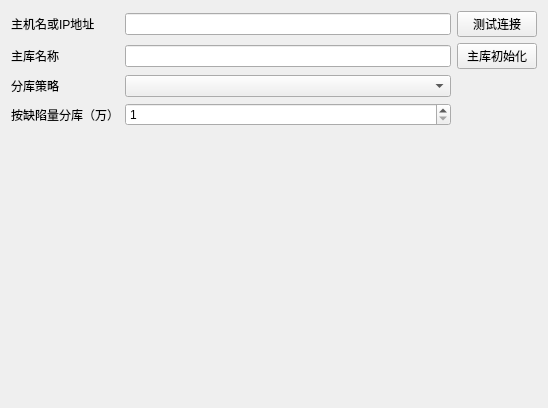
<?xml version="1.0" encoding="UTF-8"?>
<ui version="4.0">
 <class>Database</class>
 <widget class="QWidget" name="Database">
  <property name="geometry">
   <rect>
    <x>0</x>
    <y>0</y>
    <width>548</width>
    <height>408</height>
   </rect>
  </property>
  <property name="windowTitle">
   <string>Form</string>
  </property>
  <layout class="QGridLayout" name="gridLayout">
   <item row="0" column="0">
    <widget class="QLabel" name="lb_host_name">
     <property name="minimumSize">
      <size>
       <width>108</width>
       <height>0</height>
      </size>
     </property>
     <property name="text">
      <string>主机名或IP地址</string>
     </property>
    </widget>
   </item>
   <item row="0" column="1">
    <widget class="QLineEdit" name="lineEdit_hostName"/>
   </item>
   <item row="0" column="2">
    <widget class="QPushButton" name="btn_testLink">
     <property name="text">
      <string>测试连接</string>
     </property>
    </widget>
   </item>
   <item row="1" column="0">
    <widget class="QLabel" name="lb_db_name">
     <property name="minimumSize">
      <size>
       <width>108</width>
       <height>0</height>
      </size>
     </property>
     <property name="text">
      <string>主库名称</string>
     </property>
    </widget>
   </item>
   <item row="1" column="1">
    <widget class="QLineEdit" name="lineEdit_dbName"/>
   </item>
   <item row="1" column="2">
    <widget class="QPushButton" name="btn_dbInit">
     <property name="text">
      <string>主库初始化</string>
     </property>
    </widget>
   </item>
   <item row="2" column="0">
    <widget class="QLabel" name="lb_db_strategy">
     <property name="minimumSize">
      <size>
       <width>108</width>
       <height>0</height>
      </size>
     </property>
     <property name="text">
      <string>分库策略</string>
     </property>
    </widget>
   </item>
   <item row="2" column="1">
    <widget class="QComboBox" name="comboBox_strategy"/>
   </item>
   <item row="3" column="0">
    <widget class="QLabel" name="lb_flaws_db">
     <property name="minimumSize">
      <size>
       <width>108</width>
       <height>0</height>
      </size>
     </property>
     <property name="text">
      <string>按缺陷量分库（万）</string>
     </property>
    </widget>
   </item>
   <item row="3" column="1">
    <widget class="QSpinBox" name="spinBox_flaws">
     <property name="minimum">
      <number>1</number>
     </property>
     <property name="maximum">
      <number>99999</number>
     </property>
    </widget>
   </item>
   <item row="4" column="0">
    <spacer name="verticalSpacer">
     <property name="orientation">
      <enum>Qt::Vertical</enum>
     </property>
     <property name="sizeHint" stdset="0">
      <size>
       <width>20</width>
       <height>257</height>
      </size>
     </property>
    </spacer>
   </item>
  </layout>
 </widget>
 <resources/>
 <connections/>
</ui>
